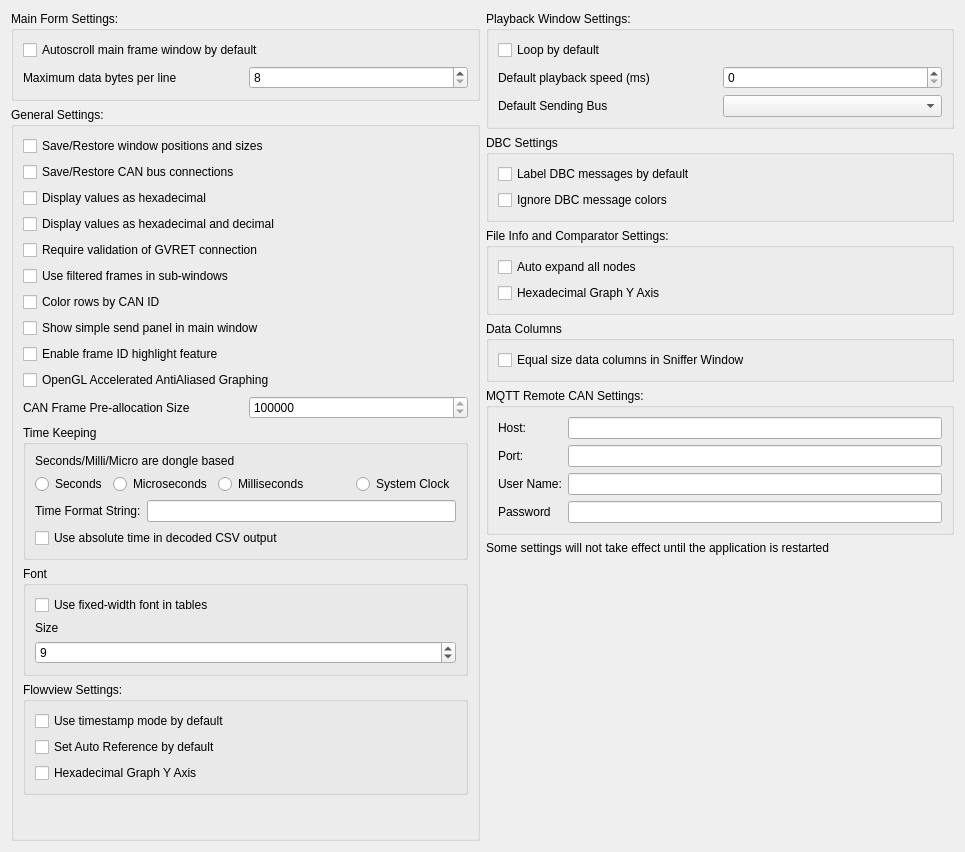
<?xml version="1.0" encoding="UTF-8"?>
<ui version="4.0">
 <class>MainSettingsDialog</class>
 <widget class="QDialog" name="MainSettingsDialog">
  <property name="geometry">
   <rect>
    <x>0</x>
    <y>0</y>
    <width>965</width>
    <height>852</height>
   </rect>
  </property>
  <property name="windowTitle">
   <string>Main Settings</string>
  </property>
  <layout class="QHBoxLayout" name="horizontalLayout_5" stretch="1,1">
   <item>
    <layout class="QVBoxLayout" name="verticalLayout">
     <item>
      <widget class="QGroupBox" name="groupBox_2">
       <property name="title">
        <string>Main Form Settings:</string>
       </property>
       <layout class="QVBoxLayout" name="verticalLayout_3">
        <item>
         <widget class="QCheckBox" name="cbMainAutoScroll">
          <property name="text">
           <string>Autoscroll main frame window by default</string>
          </property>
         </widget>
        </item>
        <item>
         <layout class="QHBoxLayout" name="horizontalLayout_7">
          <item>
           <widget class="QLabel" name="label_12">
            <property name="text">
             <string>Maximum data bytes per line</string>
            </property>
           </widget>
          </item>
          <item>
           <widget class="QSpinBox" name="spinBytesPerLine">
            <property name="minimum">
             <number>8</number>
            </property>
            <property name="maximum">
             <number>64</number>
            </property>
            <property name="singleStep">
             <number>8</number>
            </property>
           </widget>
          </item>
         </layout>
        </item>
       </layout>
      </widget>
     </item>
     <item>
      <widget class="QGroupBox" name="groupBox">
       <property name="title">
        <string>General Settings:</string>
       </property>
       <layout class="QVBoxLayout" name="verticalLayout_2">
        <item>
         <widget class="QCheckBox" name="cbRestorePositions">
          <property name="text">
           <string>Save/Restore window positions and sizes</string>
          </property>
         </widget>
        </item>
        <item>
         <widget class="QCheckBox" name="cbLoadConnections">
          <property name="text">
           <string>Save/Restore CAN bus connections</string>
          </property>
         </widget>
        </item>
        <item>
         <widget class="QCheckBox" name="cbDisplayHex">
          <property name="text">
           <string>Display values as hexadecimal</string>
          </property>
         </widget>
        </item>
        <item>
         <widget class="QCheckBox" name="cbDisplayHexAndDec">
          <property name="text">
           <string>Display values as hexadecimal and decimal</string>
          </property>
         </widget>
        </item>
        <item>
         <widget class="QCheckBox" name="cbValidate">
          <property name="text">
           <string>Require validation of GVRET connection</string>
          </property>
         </widget>
        </item>
        <item>
         <widget class="QCheckBox" name="cbUseFiltered">
          <property name="text">
           <string>Use filtered frames in sub-windows</string>
          </property>
         </widget>
        </item>
        <item>
         <widget class="QCheckBox" name="cbColorsByCanId">
          <property name="text">
           <string>Color rows by CAN ID</string>
          </property>
         </widget>
        </item>
        <item>
         <widget class="QCheckBox" name="cbShowSendPanel">
          <property name="text">
           <string>Show simple send panel in main window</string>
           </property>
          </widget>
         </item>
         <item>
          <widget class="QCheckBox" name="cbEnableFrameHighlight">
           <property name="text">
            <string>Enable frame ID highlight feature</string>
           </property>
          </widget>
         </item>
        <item>
         <widget class="QCheckBox" name="cbUseOpenGL">
          <property name="text">
           <string>OpenGL Accelerated AntiAliased Graphing</string>
          </property>
         </widget>
        </item>
        <item>
         <layout class="QHBoxLayout" name="horizontalLayout_6">
          <property name="topMargin">
           <number>0</number>
          </property>
          <property name="bottomMargin">
           <number>0</number>
          </property>
          <item>
           <widget class="QLabel" name="label_10">
            <property name="text">
             <string>CAN Frame Pre-allocation Size</string>
            </property>
           </widget>
          </item>
          <item>
           <widget class="QSpinBox" name="spinMaximumFrames">
            <property name="minimum">
             <number>100000</number>
            </property>
            <property name="maximum">
             <number>1000000000</number>
            </property>
            <property name="singleStep">
             <number>100000</number>
            </property>
            <property name="value">
             <number>10000000</number>
            </property>
           </widget>
          </item>
         </layout>
        </item>
        <item>
         <widget class="QGroupBox" name="groupBox_6">
          <property name="title">
           <string>Time Keeping</string>
          </property>
          <layout class="QVBoxLayout" name="verticalLayout_7">
           <item>
            <widget class="QLabel" name="label_3">
             <property name="text">
              <string>Seconds/Milli/Micro are dongle based</string>
             </property>
            </widget>
           </item>
           <item>
            <layout class="QHBoxLayout" name="horizontalLayout_4">
             <item>
              <widget class="QRadioButton" name="rbSeconds">
               <property name="text">
                <string>Seconds</string>
               </property>
              </widget>
             </item>
             <item>
              <widget class="QRadioButton" name="rbMicros">
               <property name="text">
                <string>Microseconds</string>
               </property>
              </widget>
             </item>
             <item>
              <widget class="QRadioButton" name="rbMillis">
               <property name="text">
                <string>Milliseconds</string>
               </property>
              </widget>
             </item>
             <item>
              <spacer name="horizontalSpacer">
               <property name="orientation">
                <enum>Qt::Orientation::Horizontal</enum>
               </property>
               <property name="sizeHint" stdset="0">
                <size>
                 <width>40</width>
                 <height>20</height>
                </size>
               </property>
              </spacer>
             </item>
             <item>
              <widget class="QRadioButton" name="rbSysClock">
               <property name="text">
                <string>System Clock</string>
               </property>
              </widget>
             </item>
            </layout>
           </item>
           <item>
            <layout class="QHBoxLayout" name="horizontalLayout_3">
             <item>
              <widget class="QLabel" name="label_4">
               <property name="text">
                <string>Time Format String:</string>
               </property>
              </widget>
             </item>
             <item>
              <widget class="QLineEdit" name="lineClockFormat"/>
             </item>
            </layout>
           </item>
           <item>
            <widget class="QCheckBox" name="cbCSVAbsTime">
             <property name="text">
              <string>Use absolute time in decoded CSV output</string>
             </property>
            </widget>
           </item>
          </layout>
         </widget>
        </item>
        <item>
         <widget class="QGroupBox" name="groupBox_7">
          <property name="title">
           <string>Font</string>
          </property>
          <layout class="QVBoxLayout" name="verticalLayout_8">
           <item>
            <widget class="QCheckBox" name="cbFontFixedWidth">
             <property name="text">
              <string>Use fixed-width font in tables</string>
             </property>
            </widget>
           </item>
           <item>
            <widget class="QLabel" name="label_11">
             <property name="text">
              <string>Size</string>
             </property>
            </widget>
           </item>
           <item>
            <widget class="QSpinBox" name="spinFontSize">
             <property name="minimum">
              <number>7</number>
             </property>
             <property name="maximum">
              <number>15</number>
             </property>
             <property name="value">
              <number>9</number>
             </property>
            </widget>
           </item>
          </layout>
         </widget>
        </item>
        <item>
         <widget class="QGroupBox" name="groupBox_3">
          <property name="title">
           <string>Flowview Settings:</string>
          </property>
          <layout class="QVBoxLayout" name="verticalLayout_4">
           <item>
            <widget class="QCheckBox" name="cbFlowUseTimestamp">
             <property name="text">
              <string>Use timestamp mode by default</string>
             </property>
            </widget>
           </item>
           <item>
            <widget class="QCheckBox" name="cbFlowAutoRef">
             <property name="text">
              <string>Set Auto Reference by default</string>
             </property>
            </widget>
           </item>
           <item>
            <widget class="QCheckBox" name="cbHexGraphFlow">
             <property name="text">
              <string>Hexadecimal Graph Y Axis</string>
             </property>
            </widget>
           </item>
          </layout>
         </widget>
        </item>
        <item>
         <spacer name="verticalSpacer_2">
          <property name="orientation">
           <enum>Qt::Orientation::Vertical</enum>
          </property>
          <property name="sizeHint" stdset="0">
           <size>
            <width>20</width>
            <height>40</height>
           </size>
          </property>
         </spacer>
        </item>
       </layout>
      </widget>
     </item>
    </layout>
   </item>
   <item>
    <layout class="QVBoxLayout" name="verticalLayout_9">
     <item>
      <widget class="QGroupBox" name="groupBox_4">
       <property name="title">
        <string>Playback Window Settings:</string>
       </property>
       <layout class="QVBoxLayout" name="verticalLayout_5">
        <item>
         <widget class="QCheckBox" name="cbPlaybackLoop">
          <property name="text">
           <string>Loop by default</string>
          </property>
         </widget>
        </item>
        <item>
         <layout class="QHBoxLayout" name="horizontalLayout">
          <item>
           <widget class="QLabel" name="label">
            <property name="text">
             <string>Default playback speed (ms)</string>
            </property>
           </widget>
          </item>
          <item>
           <widget class="QSpinBox" name="spinPlaybackSpeed">
            <property name="maximum">
             <number>1000</number>
            </property>
           </widget>
          </item>
         </layout>
        </item>
        <item>
         <layout class="QHBoxLayout" name="horizontalLayout_2">
          <item>
           <widget class="QLabel" name="label_2">
            <property name="text">
             <string>Default Sending Bus</string>
            </property>
           </widget>
          </item>
          <item>
           <widget class="QComboBox" name="comboSendingBus"/>
          </item>
         </layout>
        </item>
       </layout>
      </widget>
     </item>
     <item>
      <widget class="QGroupBox" name="groupBox_9">
       <property name="title">
        <string>DBC Settings</string>
       </property>
       <layout class="QVBoxLayout" name="verticalLayout_10">
        <item>
         <widget class="QCheckBox" name="cbFilterLabeling">
          <property name="text">
           <string>Label DBC messages by default</string>
          </property>
         </widget>
        </item>
        <item>
         <widget class="QCheckBox" name="cbIgnoreDBCColors">
          <property name="text">
           <string>Ignore DBC message colors</string>
          </property>
         </widget>
        </item>
       </layout>
      </widget>
     </item>
     <item>
      <widget class="QGroupBox" name="groupBox_5">
       <property name="title">
        <string>File Info and Comparator Settings:</string>
       </property>
       <layout class="QVBoxLayout" name="verticalLayout_6">
        <item>
         <widget class="QCheckBox" name="cbInfoAutoExpand">
          <property name="text">
           <string>Auto expand all nodes</string>
          </property>
         </widget>
        </item>
        <item>
         <widget class="QCheckBox" name="cbHexGraphInfo">
          <property name="text">
           <string>Hexadecimal Graph Y Axis</string>
          </property>
         </widget>
        </item>
       </layout>
      </widget>
     </item>
     <item>
      <widget class="QGroupBox" name="groupBox_10">
       <property name="title">
        <string>Data Columns</string>
       </property>
       <layout class="QVBoxLayout" name="verticalLayout_11">
        <item>
         <widget class="QCheckBox" name="cbEqualSniffer">
          <property name="text">
           <string>Equal size data columns in Sniffer Window</string>
          </property>
         </widget>
        </item>
       </layout>
      </widget>
     </item>
     <item>
      <widget class="QGroupBox" name="groupBox_8">
       <property name="enabled">
        <bool>true</bool>
       </property>
       <property name="title">
        <string>MQTT Remote CAN Settings:</string>
       </property>
       <layout class="QFormLayout" name="formLayout">
        <item row="0" column="0">
         <widget class="QLabel" name="label_6">
          <property name="text">
           <string>Host:</string>
          </property>
         </widget>
        </item>
        <item row="0" column="1">
         <widget class="QLineEdit" name="lineRemoteHost"/>
        </item>
        <item row="1" column="0">
         <widget class="QLabel" name="label_7">
          <property name="text">
           <string>Port:</string>
          </property>
         </widget>
        </item>
        <item row="1" column="1">
         <widget class="QLineEdit" name="lineRemotePort"/>
        </item>
        <item row="2" column="0">
         <widget class="QLabel" name="label_8">
          <property name="text">
           <string>User Name:</string>
          </property>
         </widget>
        </item>
        <item row="2" column="1">
         <widget class="QLineEdit" name="lineRemoteUser"/>
        </item>
        <item row="3" column="0">
         <widget class="QLabel" name="label_9">
          <property name="text">
           <string>Password</string>
          </property>
         </widget>
        </item>
        <item row="3" column="1">
         <widget class="QLineEdit" name="lineRemotePassword">
          <property name="echoMode">
           <enum>QLineEdit::EchoMode::Password</enum>
          </property>
         </widget>
        </item>
       </layout>
      </widget>
     </item>
     <item>
      <widget class="QLabel" name="label_5">
       <property name="text">
        <string>Some settings will not take effect until the application is restarted</string>
       </property>
       <property name="wordWrap">
        <bool>true</bool>
       </property>
      </widget>
     </item>
     <item>
      <spacer name="verticalSpacer">
       <property name="orientation">
        <enum>Qt::Orientation::Vertical</enum>
       </property>
       <property name="sizeHint" stdset="0">
        <size>
         <width>20</width>
         <height>40</height>
        </size>
       </property>
      </spacer>
     </item>
    </layout>
   </item>
  </layout>
 </widget>
 <tabstops>
  <tabstop>cbMainAutoScroll</tabstop>
  <tabstop>cbRestorePositions</tabstop>
  <tabstop>cbLoadConnections</tabstop>
  <tabstop>cbDisplayHex</tabstop>
  <tabstop>cbValidate</tabstop>
  <tabstop>cbUseFiltered</tabstop>
  <tabstop>cbUseOpenGL</tabstop>
  <tabstop>rbSeconds</tabstop>
  <tabstop>rbMicros</tabstop>
  <tabstop>rbSysClock</tabstop>
  <tabstop>lineClockFormat</tabstop>
  <tabstop>spinFontSize</tabstop>
  <tabstop>cbFlowUseTimestamp</tabstop>
  <tabstop>cbFlowAutoRef</tabstop>
  <tabstop>cbPlaybackLoop</tabstop>
  <tabstop>spinPlaybackSpeed</tabstop>
  <tabstop>comboSendingBus</tabstop>
  <tabstop>cbInfoAutoExpand</tabstop>
  <tabstop>lineRemoteHost</tabstop>
  <tabstop>lineRemotePort</tabstop>
 </tabstops>
 <resources/>
 <connections/>
</ui>
